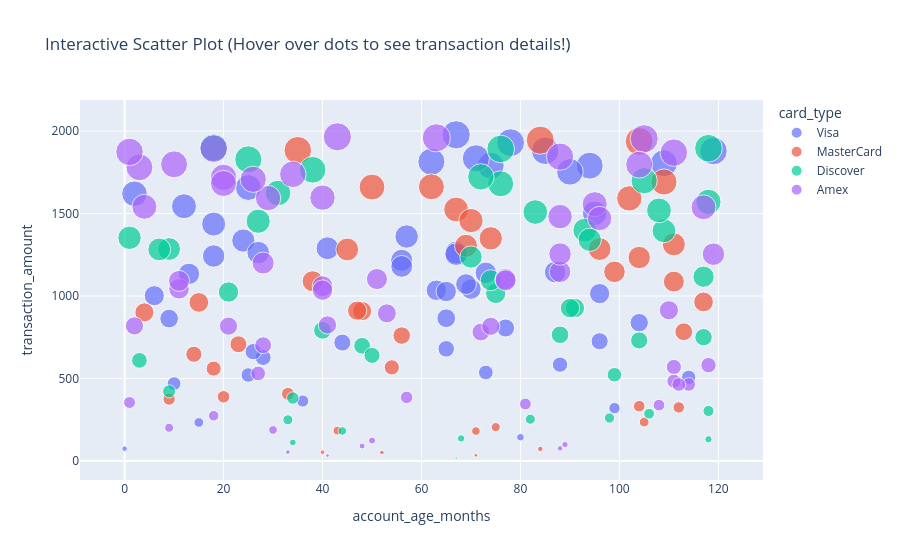

This figure's notebook cell:
### Markdown cell above
## 🔹 Interactive Scatter Plot: `px.scatter()`

### 1. What is this?
`px.scatter()` generates an interactive web chart where hovering your mouse over any point displays a rich tooltip with exact details.

### 2. Why do we use it?
Plotly charts are interactive out-of-the-box: you can click-and-drag to zoom in, double-click to reset, and hover to read exact numbers.

### 3. Syntax & Parameters
```python
fig = px.scatter(df, x='age', y='amount', color='card', hover_data=['id', 'region'])
fig.show()
```

### Code cell
# 1. Create interactive scatter plot
fig = px.scatter(
    df.head(200), 
    x='account_age_months', 
    y='transaction_amount', 
    color='card_type', 
    size='transaction_amount', 
    hover_data=['transaction_id', 'region'], 
    title='Interactive Scatter Plot (Hover over dots to see transaction details!)'
)

# 2. Display the interactive chart
fig.show()

### Figure 1 — Plotly figure (JSON) as saved in the notebook; plotly's stock layout.template omitted (floating-point values rounded to 4 significant figures)
{"data": [{"customdata": [["TX110686", "North"], ["TX113784", "North"], ["TX103384", "South"], ["TX107177", "East"], ["TX110960", "South"], ["TX114590", "South"], ["TX108217", "South"], ["TX113245", "West"], ["TX109758", "South"], ["TX101876", "North"], ["TX103460", "South"], ["TX112674", "North"], ["TX102819", "North"], ["TX110754", "West"], ["TX108194", "North"], ["TX102314", "West"], ["TX100103", "East"], ["TX114199", "North"], ["TX102949", "West"], ["TX107314", "North"], ["TX108786", "East"], ["TX107330", "East"], ["TX114707", "West"], ["TX113153", "South"], ["TX111823", "North"], ["TX102329", "North"], ["TX101138", "East"], ["TX114268", "West"], ["TX101861", "South"], ["TX101010", "East"], ["TX103443", "East"], ["TX106512", "West"], ["TX106080", "West"], ["TX107425", "West"], ["TX104386", "West"], ["TX113240", "North"], ["TX111274", "North"], ["TX100045", "South"], ["TX101987", "East"], ["TX106576", "East"], ["TX111609", "West"], ["TX114323", "South"], ["TX113289", "West"], ["TX105239", "North"], ["TX109997", "West"], ["TX107428", "West"], ["TX110561", "East"], ["TX107398", "North"], ["TX103468", "North"], ["TX101206", "East"], ["TX104064", "North"], ["TX110284", "West"], ["TX107652", "South"]], "hovertemplate": "card_type=Visa<br>account_age_months=%{x}<br>transaction_amount=%{marker.size}<br>transaction_id=%{customdata[0]}<br>region=%{customdata[1]}<extra></extra>", "legendgroup": "Visa", "marker": {"color": "#636efa", "size": [1216.0, 1264.0, 363.5, 679.9, 1805.0, 1145.0, 320.6, 507.1, 726.1, 1361.0, 1790.0, 1753.0, 1042.0, 806.3, 1879.0, 627.2, 521.4, 1544.0, 1134.0, 1620.0, 1336.0, 838.8, 717.8, 1072.0, 75.02, 144.3, 1002.0, 1790.0, 662.9, 1243.0, 865.5, 1898.0, 536.5, 1501.0, 1436.0, 1881.0, 1814.0, 1263.0, 1835.0, 1254.0, 1290.0, 1977.0, 863.3, 1658.0, 1180.0, 469.2, 583.9, 1930.0, 1035.0, 233.7, 1028.0, 1015.0, 1141.0], "sizemode": "area", "sizeref": 4.943, "symbol": "circle"}, "mode": "markers", "name": "Visa", "orientation": "v", "showlegend": true, "x": [56, 67, 36, 65, 109, 87, 99, 114, 96, 57, 94, 90, 70, 77, 119, 28, 25, 12, 13, 2, 24, 104, 44, 69, 0, 80, 6, 74, 26, 18, 65, 18, 73, 95, 18, 85, 62, 27, 71, 67, 41, 67, 9, 25, 56, 10, 88, 78, 63, 15, 65, 96, 73], "xaxis": "x", "y": [1216.0, 1264.0, 363.5, 679.9, 1805.0, 1145.0, 320.6, 507.1, 726.1, 1361.0, 1790.0, 1753.0, 1042.0, 806.3, 1879.0, 627.2, 521.4, 1544.0, 1134.0, 1620.0, 1336.0, 838.8, 717.8, 1072.0, 75.02, 144.3, 1002.0, 1790.0, 662.9, 1243.0, 865.5, 1898.0, 536.5, 1501.0, 1436.0, 1881.0, 1814.0, 1263.0, 1835.0, 1254.0, 1290.0, 1977.0, 863.3, 1658.0, 1180.0, 469.2, 583.9, 1930.0, 1035.0, 233.7, 1028.0, 1015.0, 1141.0], "yaxis": "y", "type": "scatter"}, {"customdata": [["TX107170", "East"], ["TX107002", "East"], ["TX112677", "North"], ["TX102947", "West"], ["TX104091", "West"], ["TX112671", "West"], ["TX107532", "East"], ["TX109898", "West"], ["TX107584", "North"], ["TX111430", "West"], ["TX108481", "South"], ["TX103938", "East"], ["TX102758", "West"], ["TX105071", " North "], ["TX106421", "North"], ["TX108889", "East"], ["TX103261", "South"], ["TX109544", "East"], ["TX103775", "West"], ["TX103155", "West"], ["TX111936", "West"], ["TX111680", "East"], ["TX112695", "West"], ["TX112108", "South"], ["TX107974", "North"], ["TX107675", "West"], ["TX111758", "South"], ["TX107703", "South"], ["TX100155", "West"], ["TX107812", "South"], ["TX114215", " East "], ["TX106908", "East"], ["TX100442", "North"], ["TX106523", "South"], ["TX110009", "East"], ["TX113204", "South"], ["TX110408", "South"], ["TX101287", "South"], ["TX107201", "North"], ["TX110435", "North"], ["TX104142", "East"], ["TX112228", "West"]], "hovertemplate": "card_type=MasterCard<br>account_age_months=%{x}<br>transaction_amount=%{marker.size}<br>transaction_id=%{customdata[0]}<br>region=%{customdata[1]}<extra></extra>", "legendgroup": "MasterCard", "marker": {"color": "#EF553B", "size": [325.0, 1285.0, 559.9, 567.7, 1662.0, 900.9, 1661.0, 783.5, 1304.0, 1945.0, 51.76, 646.9, 908.9, 1147.0, 1350.0, 235.8, 1884.0, 964.2, 1088.0, 34.86, 73.44, 1938.0, 332.6, 375.4, 1525.0, 184.1, 1090.0, 205.5, 760.4, 707.7, 911.5, 389.2, 181.6, 1458.0, 1282.0, 961.2, 1592.0, 1691.0, 1313.0, 1234.0, 407.3, 53.41], "sizemode": "area", "sizeref": 4.943, "symbol": "circle"}, "mode": "markers", "name": "MasterCard", "orientation": "v", "showlegend": true, "x": [112, 96, 18, 54, 62, 4, 50, 113, 69, 84, 52, 14, 48, 99, 74, 105, 35, 117, 111, 71, 84, 104, 104, 9, 67, 43, 38, 75, 56, 23, 47, 20, 71, 70, 45, 15, 102, 109, 111, 104, 33, 40], "xaxis": "x", "y": [325.0, 1285.0, 559.9, 567.7, 1662.0, 900.9, 1661.0, 783.5, 1304.0, 1945.0, 51.76, 646.9, 908.9, 1147.0, 1350.0, 235.8, 1884.0, 964.2, 1088.0, 34.86, 73.44, 1938.0, 332.6, 375.4, 1525.0, 184.1, 1090.0, 205.5, 760.4, 707.7, 911.5, 389.2, 181.6, 1458.0, 1282.0, 961.2, 1592.0, 1691.0, 1313.0, 1234.0, 407.3, 53.41], "yaxis": "y", "type": "scatter"}, {"customdata": [["TX108328", "East"], ["TX108001", "South"], ["TX100974", "North"], ["TX100046", "south"], ["TX103119", "South"], ["TX112884", "East"], ["TX107030", "East"], ["TX113810", "North"], ["TX106378", "South"], ["TX100569", "South"], ["TX107336", "West"], ["TX104902", "South"], ["TX111536", " East "], ["TX106545", "West"], ["TX111282", "East"], ["TX101539", "North"], ["TX102787", "West"], ["TX103952", "West"], ["TX110826", "West"], ["TX109162", "East"], ["TX104769", "West"], ["TX100373", "South"], ["TX104877", "East"], ["TX109352", "West"], ["TX101394", "South"], ["TX105076", "West"], ["TX109776", "North"], ["TX113740", "North"], ["TX102773", "North"], ["TX107946", "North"], ["TX101111", "East"], ["TX104214", "North"], ["TX103930", "South"], ["TX112757", "West"], ["TX110828", "North"], ["TX106951", "East"], ["TX104888", "North"], ["TX106681", "South"], ["TX111706", "East"], ["TX101374", "North"], ["TX100202", "North"], ["TX111437", "North"], ["TX101341", "East"], ["TX112477", "East"], ["TX113341", "South"], ["TX108166", "North"]], "hovertemplate": "card_type=Discover<br>account_age_months=%{x}<br>transaction_amount=%{marker.size}<br>transaction_id=%{customdata[0]}<br>region=%{customdata[1]}<extra></extra>", "legendgroup": "Discover", "marker": {"color": "#00cc96", "size": [136.7, 609.8, 927.5, 18.19, 765.4, 249.3, 1353.0, 1237.0, 1454.0, 1395.0, 1509.0, 422.0, 1024.0, 1699.0, 1117.0, 1285.0, 260.7, 1681.0, 1399.0, 131.7, 1571.0, 1016.0, 112.4, 698.3, 1722.0, 182.0, 1283.0, 1096.0, 1519.0, 731.1, 1828.0, 522.8, 792.5, 303.3, 1900.0, 253.3, 381.8, 927.0, 1625.0, 286.6, 1341.0, 640.2, 1892.0, 750.7, 1766.0, 1896.0], "sizemode": "area", "sizeref": 4.943, "symbol": "circle"}, "mode": "markers", "name": "Discover", "orientation": "v", "showlegend": true, "x": [68, 3, 91, 67, 88, 33, 1, 70, 27, 109, 83, 9, 21, 105, 117, 9, 98, 76, 93, 118, 118, 75, 34, 48, 72, 44, 7, 74, 108, 104, 25, 99, 40, 118, 18, 82, 34, 90, 31, 106, 94, 50, 76, 117, 38, 118], "xaxis": "x", "y": [136.7, 609.8, 927.5, 18.19, 765.4, 249.3, 1353.0, 1237.0, 1454.0, 1395.0, 1509.0, 422.0, 1024.0, 1699.0, 1117.0, 1285.0, 260.7, 1681.0, 1399.0, 131.7, 1571.0, 1016.0, 112.4, 698.3, 1722.0, 182.0, 1283.0, 1096.0, 1519.0, 731.1, 1828.0, 522.8, 792.5, 303.3, 1900.0, 253.3, 381.8, 927.0, 1625.0, 286.6, 1341.0, 640.2, 1892.0, 750.7, 1766.0, 1896.0], "yaxis": "y", "type": "scatter"}, {"customdata": [["TX108563", "West"], ["TX111945", "East"], ["TX101965", "South"], ["TX106066", "West"], ["TX104105", "North"], ["TX105474", "North"], ["TX104983", "South"], ["TX104600", "South"], ["TX105077", "South"], ["TX106910", "West"], ["TX113018", "South"], ["TX113327", "East"], ["TX112404", "South"], ["TX106054", "South"], ["TX111134", "West"], ["TX103785", "South"], ["TX113445", "North"], ["TX114368", "North"], ["TX104649", " East "], ["TX113560", "North"], ["TX101090", "East"], ["TX114702", "East"], ["TX100359", "East"], ["TX102704", "North"], ["TX107934", "West"], ["TX110719", "South"], ["TX107850", "South"], ["TX114411", "East"], ["TX105666", "East"], ["TX103406", "South"], ["TX102439", "East"], ["TX111556", "North"], ["TX113375", "West"], ["TX107182", "North"], ["TX111903", "North"], ["TX106366", "North"], ["TX103471", "North"], ["TX108075", "north"], ["TX100767", "East"], ["TX101310", "East"], ["TX107586", "South"], ["TX109356", "East"], ["TX108470", "South"], ["TX109865", "South"], ["TX114150", "North"], ["TX106409", " West "], ["TX102451", "North"], ["TX108573", "North"], ["TX109058", "South"], ["TX114570", "South"], ["TX107761", "East"], ["TX103818", "North"], ["TX104111", "North"], ["TX100678", "East"], ["TX112189", "West"], ["TX109182", "North"], ["TX102162", "North"], ["TX106100", "West"], ["TX106121", "East"]], "hovertemplate": "card_type=Amex<br>account_age_months=%{x}<br>transaction_amount=%{marker.size}<br>transaction_id=%{customdata[0]}<br>region=%{customdata[1]}<extra></extra>", "legendgroup": "Amex", "marker": {"color": "#ab63fa", "size": [124.2, 781.6, 913.7, 816.4, 354.7, 1894.0, 1254.0, 819.0, 701.8, 1869.0, 1557.0, 1594.0, 895.1, 570.0, 1597.0, 338.7, 33.01, 1953.0, 1060.0, 1482.0, 1959.0, 1798.0, 1780.0, 385.6, 1147.0, 53.98, 1708.0, 1874.0, 530.8, 483.9, 76.41, 464.1, 1719.0, 1797.0, 1470.0, 201.4, 1255.0, 1103.0, 1200.0, 90.61, 1103.0, 188.0, 1095.0, 824.7, 1541.0, 345.6, 464.0, 274.1, 1036.0, 1683.0, 1044.0, 1738.0, 1538.0, 1965.0, 1092.0, 580.9, 1845.0, 99.48, 817.4], "sizemode": "area", "sizeref": 4.943, "symbol": "circle"}, "mode": "markers", "name": "Amex", "orientation": "v", "showlegend": true, "x": [50, 72, 110, 74, 1, 18, 119, 2, 28, 111, 95, 29, 53, 111, 40, 108, 41, 105, 40, 88, 63, 10, 3, 57, 88, 33, 26, 1, 27, 111, 88, 114, 20, 104, 96, 9, 88, 51, 28, 48, 77, 30, 77, 41, 4, 81, 112, 18, 40, 20, 11, 34, 117, 43, 11, 118, 88, 89, 21], "xaxis": "x", "y": [124.2, 781.6, 913.7, 816.4, 354.7, 1894.0, 1254.0, 819.0, 701.8, 1869.0, 1557.0, 1594.0, 895.1, 570.0, 1597.0, 338.7, 33.01, 1953.0, 1060.0, 1482.0, 1959.0, 1798.0, 1780.0, 385.6, 1147.0, 53.98, 1708.0, 1874.0, 530.8, 483.9, 76.41, 464.1, 1719.0, 1797.0, 1470.0, 201.4, 1255.0, 1103.0, 1200.0, 90.61, 1103.0, 188.0, 1095.0, 824.7, 1541.0, 345.6, 464.0, 274.1, 1036.0, 1683.0, 1044.0, 1738.0, 1538.0, 1965.0, 1092.0, 580.9, 1845.0, 99.48, 817.4], "yaxis": "y", "type": "scatter"}], "layout": {"xaxis": {"anchor": "y", "domain": [0.0, 1.0], "title": {"text": "account_age_months"}}, "yaxis": {"anchor": "x", "domain": [0.0, 1.0], "title": {"text": "transaction_amount"}}, "legend": {"title": {"text": "card_type"}, "tracegroupgap": 0, "itemsizing": "constant"}, "title": {"text": "Interactive Scatter Plot (Hover over dots to see transaction details!)"}}}
